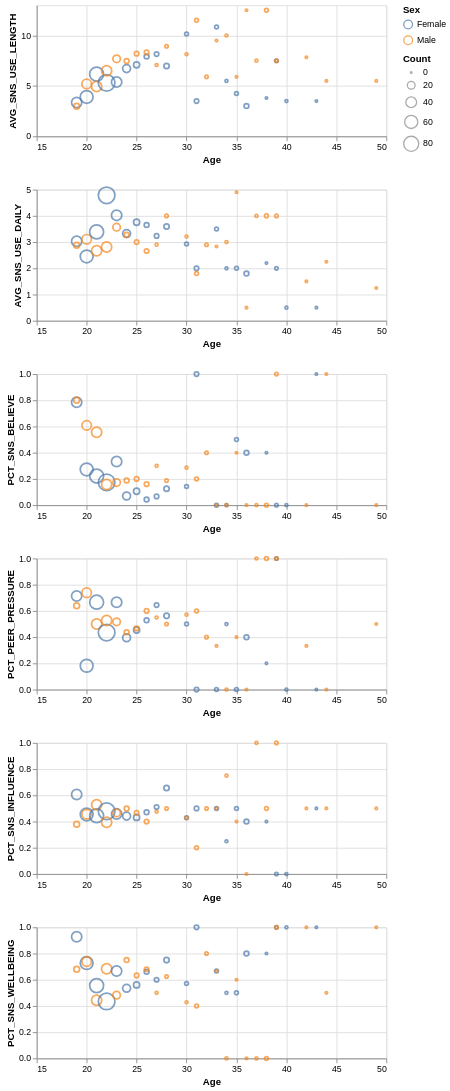

Notebook code cell kept with this figure:
### Code cell
metrics = [
    "AVG_SNS_USE_LENGTH",
    "AVG_SNS_USE_DAILY",
    "PCT_SNS_BELIEVE",
    "PCT_PEER_PRESSURE",
    "PCT_SNS_INFLUENCE",
    "PCT_SNS_WELLBEING"
]

chart_1 = alt.Chart(aggregate_query_df).mark_point().encode(
    x=alt.X("AGE:Q", title="Age", scale=alt.Scale(zero=False)),
    y=alt.Y(alt.repeat("row"), type="quantitative"),
    size=alt.Size("MH_COUNT:Q", title="Count"),
    color=alt.Color("SEX:N", title="Sex")
).properties(
    width=400,
    height=150
).repeat(
    row=metrics  # One column of facets, one facet per metric
)
chart_1

### Figure 1 — Vega-Lite specification as saved in the notebook (floating-point values rounded to 4 significant figures)
{"config": {"view": {"continuousWidth": 300, "continuousHeight": 300}}, "repeat": {"row": ["AVG_SNS_USE_LENGTH", "AVG_SNS_USE_DAILY", "PCT_SNS_BELIEVE", "PCT_PEER_PRESSURE", "PCT_SNS_INFLUENCE", "PCT_SNS_WELLBEING"]}, "spec": {"data": {"name": "data-ee908a495ba545df0784148820fd99d4"}, "mark": {"type": "point"}, "encoding": {"color": {"field": "SEX", "title": "Sex", "type": "nominal"}, "size": {"field": "MH_COUNT", "title": "Count", "type": "quantitative"}, "x": {"field": "AGE", "scale": {"zero": false}, "title": "Age", "type": "quantitative"}, "y": {"field": {"repeat": "row"}, "type": "quantitative"}}, "height": 150, "width": 400}, "$schema": "https://vega.github.io/schema/vega-lite/v5.20.1.json", "datasets": {"data-ee908a495ba545df0784148820fd99d4": [{"AGE": 19, "SEX": "Female", "MH_COUNT": 36, "SM_COUNT": 14, "AVG_PHQ_SCORE": 9.111, "AVG_GAD7_SCORE": 10.0, "AVG_HOPELESS": 5.319, "AVG_OVERWHELMED": 10.28, "AVG_EXHAUSTED": 9.833, "AVG_SAD": 7.889, "AVG_RLY_SAD": 5.333, "AVG_CONSIDERED": 0.9306, "AVG_ATTEMPTED": 0.04167, "PCT_DIAGNOSED": 0.4444, "AVG_SNS_USE_LENGTH": 3.357, "AVG_SNS_USE_DAILY": 3.036, "AVG_SNS_USE_CASE": 14.43, "AVG_SNS_FRIENDS": 1089.0, "AVG_SNS_PERSONAL": 2.071, "PCT_SNS_GOOD": 0.7857, "PCT_SNS_BELIEVE": 0.7857, "PCT_PEER_PRESSURE": 0.7143, "PCT_SNS_INFLUENCE": 0.6071, "PCT_SNS_WELLBEING": 0.9286}, {"AGE": 19, "SEX": "Male", "MH_COUNT": 11, "SM_COUNT": 25, "AVG_PHQ_SCORE": 8.636, "AVG_GAD7_SCORE": 4.182, "AVG_HOPELESS": 2.818, "AVG_OVERWHELMED": 5.545, "AVG_EXHAUSTED": 5.955, "AVG_SAD": 3.545, "AVG_RLY_SAD": 1.182, "AVG_CONSIDERED": 0.1364, "AVG_ATTEMPTED": 0.0, "PCT_DIAGNOSED": 0.1818, "AVG_SNS_USE_LENGTH": 2.98, "AVG_SNS_USE_DAILY": 2.88, "AVG_SNS_USE_CASE": 15.04, "AVG_SNS_FRIENDS": 1370.0, "AVG_SNS_PERSONAL": 2.04, "PCT_SNS_GOOD": 0.84, "PCT_SNS_BELIEVE": 0.8, "PCT_PEER_PRESSURE": 0.64, "PCT_SNS_INFLUENCE": 0.38, "PCT_SNS_WELLBEING": 0.68}, {"AGE": 20, "SEX": "Female", "MH_COUNT": 57, "SM_COUNT": 11, "AVG_PHQ_SCORE": 10.56, "AVG_GAD7_SCORE": 7.947, "AVG_HOPELESS": 5.342, "AVG_OVERWHELMED": 9.325, "AVG_EXHAUSTED": 8.728, "AVG_SAD": 6.368, "AVG_RLY_SAD": 4.412, "AVG_CONSIDERED": 1.36, "AVG_ATTEMPTED": 0.1228, "PCT_DIAGNOSED": 0.3684, "AVG_SNS_USE_LENGTH": 3.909, "AVG_SNS_USE_DAILY": 2.455, "AVG_SNS_USE_CASE": 13.64, "AVG_SNS_FRIENDS": 613.6, "AVG_SNS_PERSONAL": 2.455, "PCT_SNS_GOOD": 1.0, "PCT_SNS_BELIEVE": 0.2727, "PCT_PEER_PRESSURE": 0.1818, "PCT_SNS_INFLUENCE": 0.4545, "PCT_SNS_WELLBEING": 0.7273}, {"AGE": 20, "SEX": "Male", "MH_COUNT": 31, "SM_COUNT": 23, "AVG_PHQ_SCORE": 10.65, "AVG_GAD7_SCORE": 5.742, "AVG_HOPELESS": 4.226, "AVG_OVERWHELMED": 7.177, "AVG_EXHAUSTED": 6.823, "AVG_SAD": 5.306, "AVG_RLY_SAD": 3.645, "AVG_CONSIDERED": 1.387, "AVG_ATTEMPTED": 0.0, "PCT_DIAGNOSED": 0.129, "AVG_SNS_USE_LENGTH": 5.196, "AVG_SNS_USE_DAILY": 3.109, "AVG_SNS_USE_CASE": 13.57, "AVG_SNS_FRIENDS": 1098.0, "AVG_SNS_PERSONAL": 2.13, "PCT_SNS_GOOD": 0.8696, "PCT_SNS_BELIEVE": 0.6087, "PCT_PEER_PRESSURE": 0.7391, "PCT_SNS_INFLUENCE": 0.4565, "PCT_SNS_WELLBEING": 0.7391}, {"AGE": 21, "SEX": "Female", "MH_COUNT": 68, "SM_COUNT": 9, "AVG_PHQ_SCORE": 10.5, "AVG_GAD7_SCORE": 9.721, "AVG_HOPELESS": 5.779, "AVG_OVERWHELMED": 9.309, "AVG_EXHAUSTED": 9.316, "AVG_SAD": 7.007, "AVG_RLY_SAD": 5.162, "AVG_CONSIDERED": 0.8971, "AVG_ATTEMPTED": 0.02206, "PCT_DIAGNOSED": 0.3676, "AVG_SNS_USE_LENGTH": 6.167, "AVG_SNS_USE_DAILY": 3.389, "AVG_SNS_USE_CASE": 12.44, "AVG_SNS_FRIENDS": 1111.0, "AVG_SNS_PERSONAL": 2.667, "PCT_SNS_GOOD": 0.7778, "PCT_SNS_BELIEVE": 0.2222, "PCT_PEER_PRESSURE": 0.6667, "PCT_SNS_INFLUENCE": 0.4444, "PCT_SNS_WELLBEING": 0.5556}, {"AGE": 21, "SEX": "Male", "MH_COUNT": 36, "SM_COUNT": 18, "AVG_PHQ_SCORE": 6.667, "AVG_GAD7_SCORE": 7.833, "AVG_HOPELESS": 5.403, "AVG_OVERWHELMED": 7.75, "AVG_EXHAUSTED": 6.972, "AVG_SAD": 5.556, "AVG_RLY_SAD": 4.056, "AVG_CONSIDERED": 1.208, "AVG_ATTEMPTED": 0.08333, "PCT_DIAGNOSED": 0.2778, "AVG_SNS_USE_LENGTH": 4.944, "AVG_SNS_USE_DAILY": 2.667, "AVG_SNS_USE_CASE": 14.89, "AVG_SNS_FRIENDS": 847.2, "AVG_SNS_PERSONAL": 2.222, "PCT_SNS_GOOD": 0.8889, "PCT_SNS_BELIEVE": 0.5556, "PCT_PEER_PRESSURE": 0.5, "PCT_SNS_INFLUENCE": 0.5278, "PCT_SNS_WELLBEING": 0.4444}, {"AGE": 22, "SEX": "Female", "MH_COUNT": 97, "SM_COUNT": 23, "AVG_PHQ_SCORE": 9.196, "AVG_GAD7_SCORE": 9.536, "AVG_HOPELESS": 6.49, "AVG_OVERWHELMED": 10.12, "AVG_EXHAUSTED": 9.933, "AVG_SAD": 8.232, "AVG_RLY_SAD": 5.789, "AVG_CONSIDERED": 1.51, "AVG_ATTEMPTED": 0.1907, "PCT_DIAGNOSED": 0.3711, "AVG_SNS_USE_LENGTH": 5.304, "AVG_SNS_USE_DAILY": 4.783, "AVG_SNS_USE_CASE": 12.96, "AVG_SNS_FRIENDS": 1435.0, "AVG_SNS_PERSONAL": 2.652, "PCT_SNS_GOOD": 0.8696, "PCT_SNS_BELIEVE": 0.1739, "PCT_PEER_PRESSURE": 0.4348, "PCT_SNS_INFLUENCE": 0.4783, "PCT_SNS_WELLBEING": 0.4348}, {"AGE": 22, "SEX": "Male", "MH_COUNT": 36, "SM_COUNT": 19, "AVG_PHQ_SCORE": 8.167, "AVG_GAD7_SCORE": 7.472, "AVG_HOPELESS": 5.306, "AVG_OVERWHELMED": 8.194, "AVG_EXHAUSTED": 8.625, "AVG_SAD": 5.764, "AVG_RLY_SAD": 4.528, "AVG_CONSIDERED": 0.5972, "AVG_ATTEMPTED": 0.04167, "PCT_DIAGNOSED": 0.25, "AVG_SNS_USE_LENGTH": 6.5, "AVG_SNS_USE_DAILY": 2.816, "AVG_SNS_USE_CASE": 15.47, "AVG_SNS_FRIENDS": 1276.0, "AVG_SNS_PERSONAL": 2.526, "PCT_SNS_GOOD": 0.8947, "PCT_SNS_BELIEVE": 0.1579, "PCT_PEER_PRESSURE": 0.5263, "PCT_SNS_INFLUENCE": 0.3947, "PCT_SNS_WELLBEING": 0.6842}, {"AGE": 23, "SEX": "Female", "MH_COUNT": 37, "SM_COUNT": 24, "AVG_PHQ_SCORE": 7.189, "AVG_GAD7_SCORE": 8.946, "AVG_HOPELESS": 5.892, "AVG_OVERWHELMED": 7.581, "AVG_EXHAUSTED": 7.216, "AVG_SAD": 6.77, "AVG_RLY_SAD": 4.959, "AVG_CONSIDERED": 0.8514, "AVG_ATTEMPTED": 0.08108, "PCT_DIAGNOSED": 0.3514, "AVG_SNS_USE_LENGTH": 5.396, "AVG_SNS_USE_DAILY": 4.021, "AVG_SNS_USE_CASE": 14.5, "AVG_SNS_FRIENDS": 697.9, "AVG_SNS_PERSONAL": 2.417, "PCT_SNS_GOOD": 0.8333, "PCT_SNS_BELIEVE": 0.3333, "PCT_PEER_PRESSURE": 0.6667, "PCT_SNS_INFLUENCE": 0.4583, "PCT_SNS_WELLBEING": 0.6667}, {"AGE": 23, "SEX": "Male", "MH_COUNT": 19, "SM_COUNT": 29, "AVG_PHQ_SCORE": 8.526, "AVG_GAD7_SCORE": 5.789, "AVG_HOPELESS": 4.289, "AVG_OVERWHELMED": 6.421, "AVG_EXHAUSTED": 6.974, "AVG_SAD": 6.132, "AVG_RLY_SAD": 4.658, "AVG_CONSIDERED": 1.658, "AVG_ATTEMPTED": 0.07895, "PCT_DIAGNOSED": 0.1053, "AVG_SNS_USE_LENGTH": 7.69, "AVG_SNS_USE_DAILY": 3.569, "AVG_SNS_USE_CASE": 15.66, "AVG_SNS_FRIENDS": 1121.0, "AVG_SNS_PERSONAL": 2.655, "PCT_SNS_GOOD": 0.931, "PCT_SNS_BELIEVE": 0.1724, "PCT_PEER_PRESSURE": 0.5172, "PCT_SNS_INFLUENCE": 0.4655, "PCT_SNS_WELLBEING": 0.4828}, {"AGE": 24, "SEX": "Female", "MH_COUNT": 21, "SM_COUNT": 43, "AVG_PHQ_SCORE": 9.952, "AVG_GAD7_SCORE": 8.286, "AVG_HOPELESS": 5.833, "AVG_OVERWHELMED": 8.881, "AVG_EXHAUSTED": 8.238, "AVG_SAD": 7.095, "AVG_RLY_SAD": 5.095, "AVG_CONSIDERED": 0.619, "AVG_ATTEMPTED": 0.0, "PCT_DIAGNOSED": 0.5238, "AVG_SNS_USE_LENGTH": 6.721, "AVG_SNS_USE_DAILY": 3.326, "AVG_SNS_USE_CASE": 13.95, "AVG_SNS_FRIENDS": 796.5, "AVG_SNS_PERSONAL": 2.628, "PCT_SNS_GOOD": 0.7442, "PCT_SNS_BELIEVE": 0.06977, "PCT_PEER_PRESSURE": 0.3953, "PCT_SNS_INFLUENCE": 0.4419, "PCT_SNS_WELLBEING": 0.5349}, {"AGE": 24, "SEX": "Male", "MH_COUNT": 7, "SM_COUNT": 16, "AVG_PHQ_SCORE": 4.857, "AVG_GAD7_SCORE": 8.0, "AVG_HOPELESS": 4.643, "AVG_OVERWHELMED": 5.071, "AVG_EXHAUSTED": 4.857, "AVG_SAD": 4.357, "AVG_RLY_SAD": 4.643, "AVG_CONSIDERED": 1.571, "AVG_ATTEMPTED": 1.071, "PCT_DIAGNOSED": 0.5714, "AVG_SNS_USE_LENGTH": 7.469, "AVG_SNS_USE_DAILY": 3.281, "AVG_SNS_USE_CASE": 13.25, "AVG_SNS_FRIENDS": 1672.0, "AVG_SNS_PERSONAL": 2.312, "PCT_SNS_GOOD": 0.875, "PCT_SNS_BELIEVE": 0.1875, "PCT_PEER_PRESSURE": 0.4375, "PCT_SNS_INFLUENCE": 0.5, "PCT_SNS_WELLBEING": 0.75}, {"AGE": 25, "SEX": "Female", "MH_COUNT": 12, "SM_COUNT": 66, "AVG_PHQ_SCORE": 10.75, "AVG_GAD7_SCORE": 7.833, "AVG_HOPELESS": 4.958, "AVG_OVERWHELMED": 8.292, "AVG_EXHAUSTED": 8.25, "AVG_SAD": 8.167, "AVG_RLY_SAD": 5.375, "AVG_CONSIDERED": 1.333, "AVG_ATTEMPTED": 0.125, "PCT_DIAGNOSED": 0.4167, "AVG_SNS_USE_LENGTH": 7.091, "AVG_SNS_USE_DAILY": 3.758, "AVG_SNS_USE_CASE": 14.06, "AVG_SNS_FRIENDS": 772.7, "AVG_SNS_PERSONAL": 2.424, "PCT_SNS_GOOD": 0.7273, "PCT_SNS_BELIEVE": 0.1061, "PCT_PEER_PRESSURE": 0.4545, "PCT_SNS_INFLUENCE": 0.4318, "PCT_SNS_WELLBEING": 0.5606}, {"AGE": 25, "SEX": "Male", "MH_COUNT": 6, "SM_COUNT": 30, "AVG_PHQ_SCORE": 11.67, "AVG_GAD7_SCORE": 5.333, "AVG_HOPELESS": 3.0, "AVG_OVERWHELMED": 6.417, "AVG_EXHAUSTED": 4.583, "AVG_SAD": 6.5, "AVG_RLY_SAD": 3.5, "AVG_CONSIDERED": 0.0, "AVG_ATTEMPTED": 0.0, "PCT_DIAGNOSED": 0.1667, "AVG_SNS_USE_LENGTH": 8.2, "AVG_SNS_USE_DAILY": 3.0, "AVG_SNS_USE_CASE": 15.13, "AVG_SNS_FRIENDS": 1125.0, "AVG_SNS_PERSONAL": 2.567, "PCT_SNS_GOOD": 0.9333, "PCT_SNS_BELIEVE": 0.2, "PCT_PEER_PRESSURE": 0.4667, "PCT_SNS_INFLUENCE": 0.4667, "PCT_SNS_WELLBEING": 0.6333}, {"AGE": 26, "SEX": "Female", "MH_COUNT": 7, "SM_COUNT": 68, "AVG_PHQ_SCORE": 11.86, "AVG_GAD7_SCORE": 6.0, "AVG_HOPELESS": 3.143, "AVG_OVERWHELMED": 7.071, "AVG_EXHAUSTED": 7.643, "AVG_SAD": 4.5, "AVG_RLY_SAD": 3.071, "AVG_CONSIDERED": 0.7143, "AVG_ATTEMPTED": 0.0, "PCT_DIAGNOSED": 0.2857, "AVG_SNS_USE_LENGTH": 7.912, "AVG_SNS_USE_DAILY": 3.654, "AVG_SNS_USE_CASE": 13.65, "AVG_SNS_FRIENDS": 775.7, "AVG_SNS_PERSONAL": 2.559, "PCT_SNS_GOOD": 0.7794, "PCT_SNS_BELIEVE": 0.04412, "PCT_PEER_PRESSURE": 0.5294, "PCT_SNS_INFLUENCE": 0.4706, "PCT_SNS_WELLBEING": 0.6618}, {"AGE": 26, "SEX": "Male", "MH_COUNT": 6, "SM_COUNT": 25, "AVG_PHQ_SCORE": 11.5, "AVG_GAD7_SCORE": 3.833, "AVG_HOPELESS": 6.167, "AVG_OVERWHELMED": 7.833, "AVG_EXHAUSTED": 5.75, "AVG_SAD": 7.25, "AVG_RLY_SAD": 4.75, "AVG_CONSIDERED": 2.667, "AVG_ATTEMPTED": 0.0, "PCT_DIAGNOSED": 0.5, "AVG_SNS_USE_LENGTH": 8.32, "AVG_SNS_USE_DAILY": 2.66, "AVG_SNS_USE_CASE": 14.56, "AVG_SNS_FRIENDS": 1450.0, "AVG_SNS_PERSONAL": 2.6, "PCT_SNS_GOOD": 0.72, "PCT_SNS_BELIEVE": 0.16, "PCT_PEER_PRESSURE": 0.6, "PCT_SNS_INFLUENCE": 0.4, "PCT_SNS_WELLBEING": 0.68}, {"AGE": 27, "SEX": "Female", "MH_COUNT": 6, "SM_COUNT": 45, "AVG_PHQ_SCORE": 7.167, "AVG_GAD7_SCORE": 8.667, "AVG_HOPELESS": 6.333, "AVG_OVERWHELMED": 11.67, "AVG_EXHAUSTED": 9.917, "AVG_SAD": 9.5, "AVG_RLY_SAD": 7.417, "AVG_CONSIDERED": 0.9167, "AVG_ATTEMPTED": 0.0, "PCT_DIAGNOSED": 0.8333, "AVG_SNS_USE_LENGTH": 8.156, "AVG_SNS_USE_DAILY": 3.233, "AVG_SNS_USE_CASE": 13.64, "AVG_SNS_FRIENDS": 888.9, "AVG_SNS_PERSONAL": 2.622, "PCT_SNS_GOOD": 0.7556, "PCT_SNS_BELIEVE": 0.06667, "PCT_PEER_PRESSURE": 0.6444, "PCT_SNS_INFLUENCE": 0.5111, "PCT_SNS_WELLBEING": 0.6}, {"AGE": 27, "SEX": "Male", "MH_COUNT": 2, "SM_COUNT": 20, "AVG_PHQ_SCORE": 7.0, "AVG_GAD7_SCORE": 6.5, "AVG_HOPELESS": 6.25, "AVG_OVERWHELMED": 4.75, "AVG_EXHAUSTED": 6.25, "AVG_SAD": 6.25, "AVG_RLY_SAD": 2.75, "AVG_CONSIDERED": 2.75, "AVG_ATTEMPTED": 0.0, "PCT_DIAGNOSED": 0.0, "AVG_SNS_USE_LENGTH": 7.075, "AVG_SNS_USE_DAILY": 2.9, "AVG_SNS_USE_CASE": 14.4, "AVG_SNS_FRIENDS": 1275.0, "AVG_SNS_PERSONAL": 2.75, "PCT_SNS_GOOD": 0.75, "PCT_SNS_BELIEVE": 0.3, "PCT_PEER_PRESSURE": 0.55, "PCT_SNS_INFLUENCE": 0.475, "PCT_SNS_WELLBEING": 0.5}, {"AGE": 28, "SEX": "Female", "MH_COUNT": 9, "SM_COUNT": 16, "AVG_PHQ_SCORE": 12.22, "AVG_GAD7_SCORE": 10.89, "AVG_HOPELESS": 9.556, "AVG_OVERWHELMED": 10.94, "AVG_EXHAUSTED": 11.5, "AVG_SAD": 10.94, "AVG_RLY_SAD": 7.556, "AVG_CONSIDERED": 2.611, "AVG_ATTEMPTED": 0.0, "PCT_DIAGNOSED": 0.6667, "AVG_SNS_USE_LENGTH": 6.969, "AVG_SNS_USE_DAILY": 3.594, "AVG_SNS_USE_CASE": 12.25, "AVG_SNS_FRIENDS": 921.9, "AVG_SNS_PERSONAL": 2.562, "PCT_SNS_GOOD": 0.5625, "PCT_SNS_BELIEVE": 0.125, "PCT_PEER_PRESSURE": 0.5625, "PCT_SNS_INFLUENCE": 0.6562, "PCT_SNS_WELLBEING": 0.75}, {"AGE": 28, "SEX": "Male", "MH_COUNT": 3, "SM_COUNT": 16, "AVG_PHQ_SCORE": 12.67, "AVG_GAD7_SCORE": 3.667, "AVG_HOPELESS": 1.167, "AVG_OVERWHELMED": 1.0, "AVG_EXHAUSTED": 2.5, "AVG_SAD": 0.0, "AVG_RLY_SAD": 0.0, "AVG_CONSIDERED": 0.5, "AVG_ATTEMPTED": 0.0, "PCT_DIAGNOSED": 0.6667, "AVG_SNS_USE_LENGTH": 8.938, "AVG_SNS_USE_DAILY": 4.0, "AVG_SNS_USE_CASE": 14.25, "AVG_SNS_FRIENDS": 1469.0, "AVG_SNS_PERSONAL": 2.438, "PCT_SNS_GOOD": 0.75, "PCT_SNS_BELIEVE": 0.1875, "PCT_PEER_PRESSURE": 0.5, "PCT_SNS_INFLUENCE": 0.5, "PCT_SNS_WELLBEING": 0.625}, {"AGE": 30, "SEX": "Female", "MH_COUNT": 4, "SM_COUNT": 14, "AVG_PHQ_SCORE": 10.0, "AVG_GAD7_SCORE": 6.75, "AVG_HOPELESS": 4.375, "AVG_OVERWHELMED": 8.125, "AVG_EXHAUSTED": 7.625, "AVG_SAD": 7.125, "AVG_RLY_SAD": 5.5, "AVG_CONSIDERED": 0.375, "AVG_ATTEMPTED": 0.0, "PCT_DIAGNOSED": 0.5, "AVG_SNS_USE_LENGTH": 10.14, "AVG_SNS_USE_DAILY": 2.929, "AVG_SNS_USE_CASE": 15.43, "AVG_SNS_FRIENDS": 678.6, "AVG_SNS_PERSONAL": 2.857, "PCT_SNS_GOOD": 0.7857, "PCT_SNS_BELIEVE": 0.1429, "PCT_PEER_PRESSURE": 0.5, "PCT_SNS_INFLUENCE": 0.4286, "PCT_SNS_WELLBEING": 0.5714}, {"AGE": 30, "SEX": "Male", "MH_COUNT": 2, "SM_COUNT": 7, "AVG_PHQ_SCORE": 17.5, "AVG_GAD7_SCORE": 4.5, "AVG_HOPELESS": 2.75, "AVG_OVERWHELMED": 5.5, "AVG_EXHAUSTED": 6.5, "AVG_SAD": 7.0, "AVG_RLY_SAD": 1.75, "AVG_CONSIDERED": 0.0, "AVG_ATTEMPTED": 0.0, "PCT_DIAGNOSED": 0.0, "AVG_SNS_USE_LENGTH": 8.143, "AVG_SNS_USE_DAILY": 3.214, "AVG_SNS_USE_CASE": 13.71, "AVG_SNS_FRIENDS": 1107.0, "AVG_SNS_PERSONAL": 2.429, "PCT_SNS_GOOD": 1.0, "PCT_SNS_BELIEVE": 0.2857, "PCT_PEER_PRESSURE": 0.5714, "PCT_SNS_INFLUENCE": 0.4286, "PCT_SNS_WELLBEING": 0.4286}, {"AGE": 31, "SEX": "Female", "MH_COUNT": 6, "SM_COUNT": 1, "AVG_PHQ_SCORE": 9.167, "AVG_GAD7_SCORE": 7.0, "AVG_HOPELESS": 8.5, "AVG_OVERWHELMED": 10.83, "AVG_EXHAUSTED": 10.5, "AVG_SAD": 10.0, "AVG_RLY_SAD": 6.25, "AVG_CONSIDERED": 0.75, "AVG_ATTEMPTED": 0.0, "PCT_DIAGNOSED": 0.3333, "AVG_SNS_USE_LENGTH": 3.5, "AVG_SNS_USE_DAILY": 2.0, "AVG_SNS_USE_CASE": 12.0, "AVG_SNS_FRIENDS": 1250.0, "AVG_SNS_PERSONAL": 1.0, "PCT_SNS_GOOD": 0.0, "PCT_SNS_BELIEVE": 1.0, "PCT_PEER_PRESSURE": 0.0, "PCT_SNS_INFLUENCE": 0.5, "PCT_SNS_WELLBEING": 1.0}, {"AGE": 31, "SEX": "Male", "MH_COUNT": 4, "SM_COUNT": 5, "AVG_PHQ_SCORE": 10.5, "AVG_GAD7_SCORE": 10.25, "AVG_HOPELESS": 9.0, "AVG_OVERWHELMED": 12.5, "AVG_EXHAUSTED": 9.5, "AVG_SAD": 7.625, "AVG_RLY_SAD": 4.75, "AVG_CONSIDERED": 3.125, "AVG_ATTEMPTED": 0.0, "PCT_DIAGNOSED": 0.5, "AVG_SNS_USE_LENGTH": 11.5, "AVG_SNS_USE_DAILY": 1.8, "AVG_SNS_USE_CASE": 16.0, "AVG_SNS_FRIENDS": 850.0, "AVG_SNS_PERSONAL": 2.4, "PCT_SNS_GOOD": 0.6, "PCT_SNS_BELIEVE": 0.2, "PCT_PEER_PRESSURE": 0.6, "PCT_SNS_INFLUENCE": 0.2, "PCT_SNS_WELLBEING": 0.4}, {"AGE": 32, "SEX": "Male", "MH_COUNT": 3, "SM_COUNT": 5, "AVG_PHQ_SCORE": 19.0, "AVG_GAD7_SCORE": 8.667, "AVG_HOPELESS": 4.667, "AVG_OVERWHELMED": 9.5, "AVG_EXHAUSTED": 6.5, "AVG_SAD": 5.167, "AVG_RLY_SAD": 4.167, "AVG_CONSIDERED": 4.167, "AVG_ATTEMPTED": 0.5, "PCT_DIAGNOSED": 0.3333, "AVG_SNS_USE_LENGTH": 5.9, "AVG_SNS_USE_DAILY": 2.9, "AVG_SNS_USE_CASE": 11.6, "AVG_SNS_FRIENDS": 850.0, "AVG_SNS_PERSONAL": 2.4, "PCT_SNS_GOOD": 0.4, "PCT_SNS_BELIEVE": 0.4, "PCT_PEER_PRESSURE": 0.4, "PCT_SNS_INFLUENCE": 0.5, "PCT_SNS_WELLBEING": 0.8}, {"AGE": 33, "SEX": "Female", "MH_COUNT": 4, "SM_COUNT": 3, "AVG_PHQ_SCORE": 14.5, "AVG_GAD7_SCORE": 11.25, "AVG_HOPELESS": 6.25, "AVG_OVERWHELMED": 11.25, "AVG_EXHAUSTED": 10.5, "AVG_SAD": 9.0, "AVG_RLY_SAD": 4.0, "AVG_CONSIDERED": 0.375, "AVG_ATTEMPTED": 0.0, "PCT_DIAGNOSED": 0.75, "AVG_SNS_USE_LENGTH": 10.83, "AVG_SNS_USE_DAILY": 3.5, "AVG_SNS_USE_CASE": 12.0, "AVG_SNS_FRIENDS": 2750.0, "AVG_SNS_PERSONAL": 1.667, "PCT_SNS_GOOD": 0.3333, "PCT_SNS_BELIEVE": 0.0, "PCT_PEER_PRESSURE": 0.0, "PCT_SNS_INFLUENCE": 0.5, "PCT_SNS_WELLBEING": 0.6667}, {"AGE": 33, "SEX": "Male", "MH_COUNT": 1, "SM_COUNT": 3, "AVG_PHQ_SCORE": 8.0, "AVG_GAD7_SCORE": 7.0, "AVG_HOPELESS": 1.5, "AVG_OVERWHELMED": 3.5, "AVG_EXHAUSTED": 1.5, "AVG_SAD": 3.5, "AVG_RLY_SAD": 0.0, "AVG_CONSIDERED": 0.0, "AVG_ATTEMPTED": 0.0, "PCT_DIAGNOSED": 0.0, "AVG_SNS_USE_LENGTH": 9.5, "AVG_SNS_USE_DAILY": 2.833, "AVG_SNS_USE_CASE": 14.67, "AVG_SNS_FRIENDS": 1250.0, "AVG_SNS_PERSONAL": 2.0, "PCT_SNS_GOOD": 0.6667, "PCT_SNS_BELIEVE": 0.0, "PCT_PEER_PRESSURE": 0.3333, "PCT_SNS_INFLUENCE": 0.5, "PCT_SNS_WELLBEING": 0.6667}, {"AGE": 34, "SEX": "Female", "MH_COUNT": 2, "SM_COUNT": 2, "AVG_PHQ_SCORE": 5.5, "AVG_GAD7_SCORE": 13.5, "AVG_HOPELESS": 11.0, "AVG_OVERWHELMED": 12.5, "AVG_EXHAUSTED": 12.5, "AVG_SAD": 12.5, "AVG_RLY_SAD": 11.0, "AVG_CONSIDERED": 1.75, "AVG_ATTEMPTED": 0.0, "PCT_DIAGNOSED": 0.5, "AVG_SNS_USE_LENGTH": 5.5, "AVG_SNS_USE_DAILY": 2.0, "AVG_SNS_USE_CASE": 11.0, "AVG_SNS_FRIENDS": 750.0, "AVG_SNS_PERSONAL": 2.5, "PCT_SNS_GOOD": 1.0, "PCT_SNS_BELIEVE": 0.0, "PCT_PEER_PRESSURE": 0.5, "PCT_SNS_INFLUENCE": 0.25, "PCT_SNS_WELLBEING": 0.5}, {"AGE": 34, "SEX": "Male", "MH_COUNT": 2, "SM_COUNT": 2, "AVG_PHQ_SCORE": 5.5, "AVG_GAD7_SCORE": 7.0, "AVG_HOPELESS": 5.5, "AVG_OVERWHELMED": 7.5, "AVG_EXHAUSTED": 7.5, "AVG_SAD": 5.5, "AVG_RLY_SAD": 4.5, "AVG_CONSIDERED": 0.75, "AVG_ATTEMPTED": 0.0, "PCT_DIAGNOSED": 0.0, "AVG_SNS_USE_LENGTH": 10.0, "AVG_SNS_USE_DAILY": 3.0, "AVG_SNS_USE_CASE": 12.0, "AVG_SNS_FRIENDS": 1250.0, "AVG_SNS_PERSONAL": 3.0, "PCT_SNS_GOOD": 1.0, "PCT_SNS_BELIEVE": 0.0, "PCT_PEER_PRESSURE": 0.0, "PCT_SNS_INFLUENCE": 0.75, "PCT_SNS_WELLBEING": 0.0}, {"AGE": 35, "SEX": "Female", "MH_COUNT": 4, "SM_COUNT": 2, "AVG_PHQ_SCORE": 10.0, "AVG_GAD7_SCORE": 8.5, "AVG_HOPELESS": 5.75, "AVG_OVERWHELMED": 8.0, "AVG_EXHAUSTED": 7.75, "AVG_SAD": 6.75, "AVG_RLY_SAD": 5.375, "AVG_CONSIDERED": 0.75, "AVG_ATTEMPTED": 0.0, "PCT_DIAGNOSED": 0.25, "AVG_SNS_USE_LENGTH": 4.25, "AVG_SNS_USE_DAILY": 2.0, "AVG_SNS_USE_CASE": 15.0, "AVG_SNS_FRIENDS": 250.0, "AVG_SNS_PERSONAL": 3.5, "PCT_SNS_GOOD": 0.5, "PCT_SNS_BELIEVE": 0.5, "PCT_PEER_PRESSURE": 0.0, "PCT_SNS_INFLUENCE": 0.5, "PCT_SNS_WELLBEING": 0.5}, {"AGE": 35, "SEX": "Male", "MH_COUNT": 1, "SM_COUNT": 5, "AVG_PHQ_SCORE": 8.0, "AVG_GAD7_SCORE": 19.0, "AVG_HOPELESS": 12.5, "AVG_OVERWHELMED": 12.5, "AVG_EXHAUSTED": 12.5, "AVG_SAD": 12.5, "AVG_RLY_SAD": 12.5, "AVG_CONSIDERED": 0.0, "AVG_ATTEMPTED": 0.0, "PCT_DIAGNOSED": 1.0, "AVG_SNS_USE_LENGTH": 5.9, "AVG_SNS_USE_DAILY": 4.9, "AVG_SNS_USE_CASE": 14.0, "AVG_SNS_FRIENDS": 1000.0, "AVG_SNS_PERSONAL": 2.6, "PCT_SNS_GOOD": 0.6, "PCT_SNS_BELIEVE": 0.4, "PCT_PEER_PRESSURE": 0.4, "PCT_SNS_INFLUENCE": 0.4, "PCT_SNS_WELLBEING": 0.6}, {"AGE": 36, "SEX": "Female", "MH_COUNT": 7, "SM_COUNT": 5, "AVG_PHQ_SCORE": 9.714, "AVG_GAD7_SCORE": 8.714, "AVG_HOPELESS": 4.5, "AVG_OVERWHELMED": 8.929, "AVG_EXHAUSTED": 9.5, "AVG_SAD": 7.0, "AVG_RLY_SAD": 4.143, "AVG_CONSIDERED": 0.0, "AVG_ATTEMPTED": 0.0, "PCT_DIAGNOSED": 0.2857, "AVG_SNS_USE_LENGTH": 3.0, "AVG_SNS_USE_DAILY": 1.8, "AVG_SNS_USE_CASE": 15.2, "AVG_SNS_FRIENDS": 250.0, "AVG_SNS_PERSONAL": 1.8, "PCT_SNS_GOOD": 0.6, "PCT_SNS_BELIEVE": 0.4, "PCT_PEER_PRESSURE": 0.4, "PCT_SNS_INFLUENCE": 0.4, "PCT_SNS_WELLBEING": 0.8}, {"AGE": 36, "SEX": "Male", "MH_COUNT": 1, "SM_COUNT": 1, "AVG_PHQ_SCORE": 9.0, "AVG_GAD7_SCORE": 8.0, "AVG_HOPELESS": 3.5, "AVG_OVERWHELMED": 9.5, "AVG_EXHAUSTED": 9.5, "AVG_SAD": 5.5, "AVG_RLY_SAD": 1.5, "AVG_CONSIDERED": 0.0, "AVG_ATTEMPTED": 0.0, "PCT_DIAGNOSED": 0.0, "AVG_SNS_USE_LENGTH": 12.5, "AVG_SNS_USE_DAILY": 0.5, "AVG_SNS_USE_CASE": 12.0, "AVG_SNS_FRIENDS": 5000.0, "AVG_SNS_PERSONAL": 4.0, "PCT_SNS_GOOD": 1.0, "PCT_SNS_BELIEVE": 0.0, "PCT_PEER_PRESSURE": 0.0, "PCT_SNS_INFLUENCE": 0.0, "PCT_SNS_WELLBEING": 0.0}, {"AGE": 37, "SEX": "Male", "MH_COUNT": 2, "SM_COUNT": 1, "AVG_PHQ_SCORE": 9.5, "AVG_GAD7_SCORE": 1.5, "AVG_HOPELESS": 4.5, "AVG_OVERWHELMED": 7.5, "AVG_EXHAUSTED": 7.0, "AVG_SAD": 1.5, "AVG_RLY_SAD": 0.75, "AVG_CONSIDERED": 0.0, "AVG_ATTEMPTED": 0.0, "PCT_DIAGNOSED": 0.0, "AVG_SNS_USE_LENGTH": 7.5, "AVG_SNS_USE_DAILY": 4.0, "AVG_SNS_USE_CASE": 18.0, "AVG_SNS_FRIENDS": 3000.0, "AVG_SNS_PERSONAL": 4.0, "PCT_SNS_GOOD": 1.0, "PCT_SNS_BELIEVE": 0.0, "PCT_PEER_PRESSURE": 1.0, "PCT_SNS_INFLUENCE": 1.0, "PCT_SNS_WELLBEING": 0.0}, {"AGE": 38, "SEX": "Female", "MH_COUNT": 1, "SM_COUNT": 5, "AVG_PHQ_SCORE": 17.0, "AVG_GAD7_SCORE": 3.0, "AVG_HOPELESS": 3.5, "AVG_OVERWHELMED": 3.5, "AVG_EXHAUSTED": 0.0, "AVG_SAD": 0.0, "AVG_RLY_SAD": 0.0, "AVG_CONSIDERED": 0.0, "AVG_ATTEMPTED": 0.0, "PCT_DIAGNOSED": 0.0, "AVG_SNS_USE_LENGTH": 3.8, "AVG_SNS_USE_DAILY": 2.2, "AVG_SNS_USE_CASE": 18.4, "AVG_SNS_FRIENDS": 650.0, "AVG_SNS_PERSONAL": 1.6, "PCT_SNS_GOOD": 0.8, "PCT_SNS_BELIEVE": 0.4, "PCT_PEER_PRESSURE": 0.2, "PCT_SNS_INFLUENCE": 0.4, "PCT_SNS_WELLBEING": 0.8}, {"AGE": 38, "SEX": "Male", "MH_COUNT": 4, "SM_COUNT": 1, "AVG_PHQ_SCORE": 12.75, "AVG_GAD7_SCORE": 4.75, "AVG_HOPELESS": 7.0, "AVG_OVERWHELMED": 8.75, "AVG_EXHAUSTED": 5.25, "AVG_SAD": 9.75, "AVG_RLY_SAD": 3.875, "AVG_CONSIDERED": 1.375, "AVG_ATTEMPTED": 0.375, "PCT_DIAGNOSED": 0.5, "AVG_SNS_USE_LENGTH": 12.5, "AVG_SNS_USE_DAILY": 4.0, "AVG_SNS_USE_CASE": 12.0, "AVG_SNS_FRIENDS": 5000.0, "AVG_SNS_PERSONAL": 1.0, "PCT_SNS_GOOD": 1.0, "PCT_SNS_BELIEVE": 0.0, "PCT_PEER_PRESSURE": 1.0, "PCT_SNS_INFLUENCE": 0.5, "PCT_SNS_WELLBEING": 0.0}, {"AGE": 39, "SEX": "Female", "MH_COUNT": 3, "SM_COUNT": 1, "AVG_PHQ_SCORE": 6.667, "AVG_GAD7_SCORE": 12.0, "AVG_HOPELESS": 3.667, "AVG_OVERWHELMED": 9.5, "AVG_EXHAUSTED": 9.167, "AVG_SAD": 7.5, "AVG_RLY_SAD": 4.833, "AVG_CONSIDERED": 1.667, "AVG_ATTEMPTED": 0.0, "PCT_DIAGNOSED": 0.0, "AVG_SNS_USE_LENGTH": 7.5, "AVG_SNS_USE_DAILY": 2.0, "AVG_SNS_USE_CASE": 12.0, "AVG_SNS_FRIENDS": 250.0, "AVG_SNS_PERSONAL": 2.0, "PCT_SNS_GOOD": 1.0, "PCT_SNS_BELIEVE": 0.0, "PCT_PEER_PRESSURE": 1.0, "PCT_SNS_INFLUENCE": 0.0, "PCT_SNS_WELLBEING": 1.0}, {"AGE": 39, "SEX": "Male", "MH_COUNT": 3, "SM_COUNT": 1, "AVG_PHQ_SCORE": 7.333, "AVG_GAD7_SCORE": 2.0, "AVG_HOPELESS": 0.0, "AVG_OVERWHELMED": 4.167, "AVG_EXHAUSTED": 3.0, "AVG_SAD": 1.667, "AVG_RLY_SAD": 0.0, "AVG_CONSIDERED": 0.0, "AVG_ATTEMPTED": 0.0, "PCT_DIAGNOSED": 0.0, "AVG_SNS_USE_LENGTH": 7.5, "AVG_SNS_USE_DAILY": 4.0, "AVG_SNS_USE_CASE": 12.0, "AVG_SNS_FRIENDS": 250.0, "AVG_SNS_PERSONAL": 4.0, "PCT_SNS_GOOD": 1.0, "PCT_SNS_BELIEVE": 1.0, "PCT_PEER_PRESSURE": 1.0, "PCT_SNS_INFLUENCE": 1.0, "PCT_SNS_WELLBEING": 1.0}, {"AGE": 40, "SEX": "Female", "MH_COUNT": 2, "SM_COUNT": 1, "AVG_PHQ_SCORE": 11.0, "AVG_GAD7_SCORE": 17.5, "AVG_HOPELESS": 12.5, "AVG_OVERWHELMED": 12.5, "AVG_EXHAUSTED": 11.0, "AVG_SAD": 12.5, "AVG_RLY_SAD": 10.0, "AVG_CONSIDERED": 2.5, "AVG_ATTEMPTED": 0.0, "PCT_DIAGNOSED": 0.5, "AVG_SNS_USE_LENGTH": 3.5, "AVG_SNS_USE_DAILY": 0.5, "AVG_SNS_USE_CASE": 22.0, "AVG_SNS_FRIENDS": 250.0, "AVG_SNS_PERSONAL": 1.0, "PCT_SNS_GOOD": 1.0, "PCT_SNS_BELIEVE": 0.0, "PCT_PEER_PRESSURE": 0.0, "PCT_SNS_INFLUENCE": 0.0, "PCT_SNS_WELLBEING": 1.0}, {"AGE": 42, "SEX": "Male", "MH_COUNT": 1, "SM_COUNT": 3, "AVG_PHQ_SCORE": 15.0, "AVG_GAD7_SCORE": 3.0, "AVG_HOPELESS": 3.5, "AVG_OVERWHELMED": 5.5, "AVG_EXHAUSTED": 9.5, "AVG_SAD": 3.5, "AVG_RLY_SAD": 5.5, "AVG_CONSIDERED": 1.5, "AVG_ATTEMPTED": 0.0, "PCT_DIAGNOSED": 0.0, "AVG_SNS_USE_LENGTH": 7.833, "AVG_SNS_USE_DAILY": 1.5, "AVG_SNS_USE_CASE": 14.0, "AVG_SNS_FRIENDS": 1167.0, "AVG_SNS_PERSONAL": 2.667, "PCT_SNS_GOOD": 0.3333, "PCT_SNS_BELIEVE": 0.0, "PCT_PEER_PRESSURE": 0.3333, "PCT_SNS_INFLUENCE": 0.5, "PCT_SNS_WELLBEING": 1.0}, {"AGE": 43, "SEX": "Female", "MH_COUNT": 1, "SM_COUNT": 1, "AVG_PHQ_SCORE": 4.0, "AVG_GAD7_SCORE": 7.0, "AVG_HOPELESS": 0.0, "AVG_OVERWHELMED": 5.5, "AVG_EXHAUSTED": 3.5, "AVG_SAD": 0.0, "AVG_RLY_SAD": 0.0, "AVG_CONSIDERED": 0.0, "AVG_ATTEMPTED": 0.0, "PCT_DIAGNOSED": 0.0, "AVG_SNS_USE_LENGTH": 3.5, "AVG_SNS_USE_DAILY": 0.5, "AVG_SNS_USE_CASE": 12.0, "AVG_SNS_FRIENDS": 250.0, "AVG_SNS_PERSONAL": 1.0, "PCT_SNS_GOOD": 0.0, "PCT_SNS_BELIEVE": 1.0, "PCT_PEER_PRESSURE": 0.0, "PCT_SNS_INFLUENCE": 0.5, "PCT_SNS_WELLBEING": 1.0}, {"AGE": 44, "SEX": "Male", "MH_COUNT": 1, "SM_COUNT": 2, "AVG_PHQ_SCORE": 3.0, "AVG_GAD7_SCORE": 9.0, "AVG_HOPELESS": 12.5, "AVG_OVERWHELMED": 12.5, "AVG_EXHAUSTED": 12.5, "AVG_SAD": 12.5, "AVG_RLY_SAD": 12.5, "AVG_CONSIDERED": 1.5, "AVG_ATTEMPTED": 0.0, "PCT_DIAGNOSED": 1.0, "AVG_SNS_USE_LENGTH": 5.5, "AVG_SNS_USE_DAILY": 2.25, "AVG_SNS_USE_CASE": 15.0, "AVG_SNS_FRIENDS": 250.0, "AVG_SNS_PERSONAL": 3.0, "PCT_SNS_GOOD": 0.5, "PCT_SNS_BELIEVE": 1.0, "PCT_PEER_PRESSURE": 0.0, "PCT_SNS_INFLUENCE": 0.5, "PCT_SNS_WELLBEING": 0.5}, {"AGE": 49, "SEX": "Male", "MH_COUNT": 1, "SM_COUNT": 2, "AVG_PHQ_SCORE": 8.0, "AVG_GAD7_SCORE": 2.0, "AVG_HOPELESS": 1.5, "AVG_OVERWHELMED": 0.0, "AVG_EXHAUSTED": 0.0, "AVG_SAD": 1.5, "AVG_RLY_SAD": 0.0, "AVG_CONSIDERED": 7.5, "AVG_ATTEMPTED": 0.0, "PCT_DIAGNOSED": 0.0, "AVG_SNS_USE_LENGTH": 5.5, "AVG_SNS_USE_DAILY": 1.25, "AVG_SNS_USE_CASE": 12.0, "AVG_SNS_FRIENDS": 750.0, "AVG_SNS_PERSONAL": 2.5, "PCT_SNS_GOOD": 0.0, "PCT_SNS_BELIEVE": 0.0, "PCT_PEER_PRESSURE": 0.5, "PCT_SNS_INFLUENCE": 0.5, "PCT_SNS_WELLBEING": 1.0}]}}
